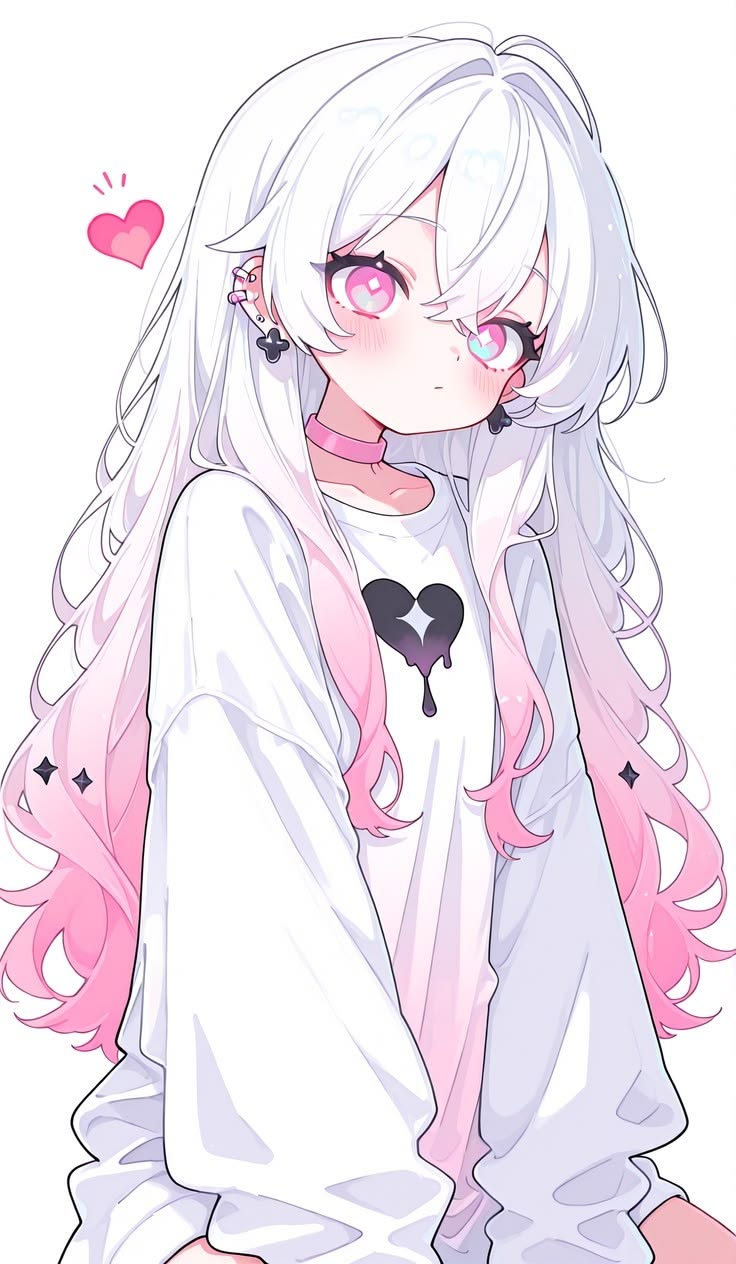
#> input picture assets/anya-source.jpg, 736 x 1264 px
$ python make_icon.py
#> lines starting #> are read from the running program, lines starting #| are printed output that depends on the picture
#!/usr/bin/env python
"""make_icon.py - build Anya's icon (anya.ico + anya.png) from her portrait.

Reads the source image (`assets/anya-source.jpg` by default), centre-crops it to
a square, and writes, in the project root:

    anya.ico   multi-size (16/24/32/48/64/128/256) for the desktop,
               Start menu and taskbar
    anya.png   256 px - her in-app avatar and the browser-tab favicon
               (served by her app at /anya.png and /anya.ico)

Re-run it whenever you change the source image:

    S:\\envs\\ai\\Scripts\\python.exe tools\\make_icon.py
    S:\\envs\\ai\\Scripts\\python.exe tools\\make_icon.py "C:\\path\\to\\other.jpg"

Pure PIL, no dependencies beyond the venv.
"""
from __future__ import annotations

import sys
from pathlib import Path

from PIL import Image

ROOT = Path(__file__).resolve().parents[1]
SRC = ROOT / "assets" / "anya-source.jpg"
OUT = ROOT / "anya.ico"
PNG = ROOT / "anya.png"
SIZES = [16, 24, 32, 48, 64, 128, 256]


def square(img: Image.Image, side: int | None = None) -> Image.Image:
    """Centre-crop to a square (icons want 1:1, a phone portrait is not)."""
    img = img.convert("RGB")
#> img is the input picture: PIL image 736x1264 RGB; mean R, G, B 239.2, 228.7, 237.9
    w, h = img.size
#> w = 736; h = 1264
    side = side or min(w, h)
#> side = 736
    left = max((w - side) // 2, 0)
#> left = 0
    top = max((h - side) // 2, 0)
#> top = 264
    return img.crop((left, top, left + side, top + side))
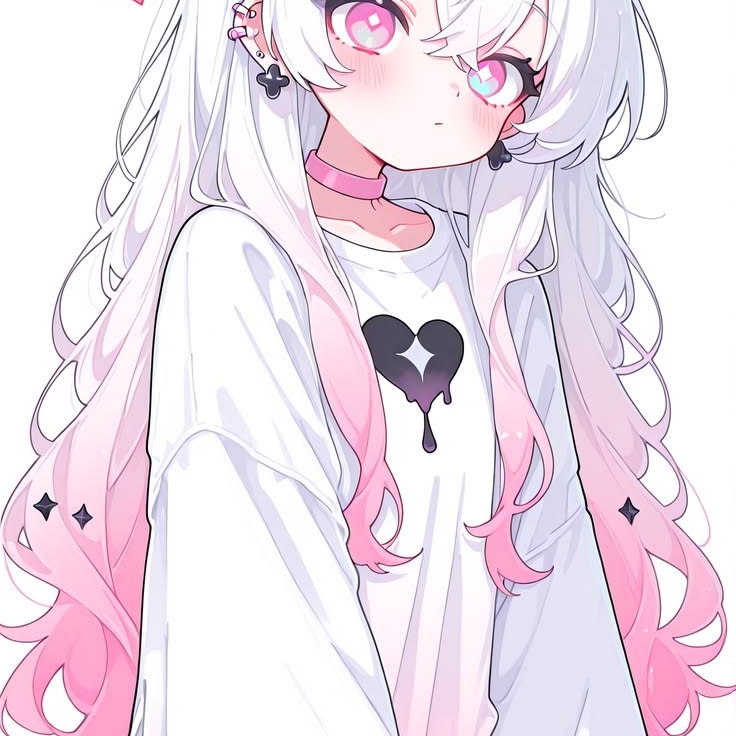
#> returned value: PIL image 736x736 RGB; mean R, G, B 237.3, 223.1, 234


def main() -> None:
    src = Path(sys.argv[1]) if len(sys.argv) > 1 else SRC
    if not src.exists():
        raise SystemExit(f"no source image at {src}")

    sq = square(Image.open(src))
    big = sq.resize((256, 256), Image.LANCZOS)
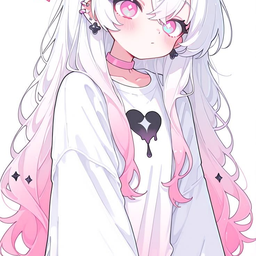
#> big: PIL image 256x256 RGB; mean R, G, B 237, 222.9, 233.7

    # multi-size .ico for the desktop / Start menu / taskbar
    big.save(OUT, format="ICO", sizes=[(s, s) for s in SIZES])
    # 256 px png for the app avatar and the favicon
    big.save(PNG, format="PNG")

#> (the run stopped early here; a loop or call above may not have finished)
